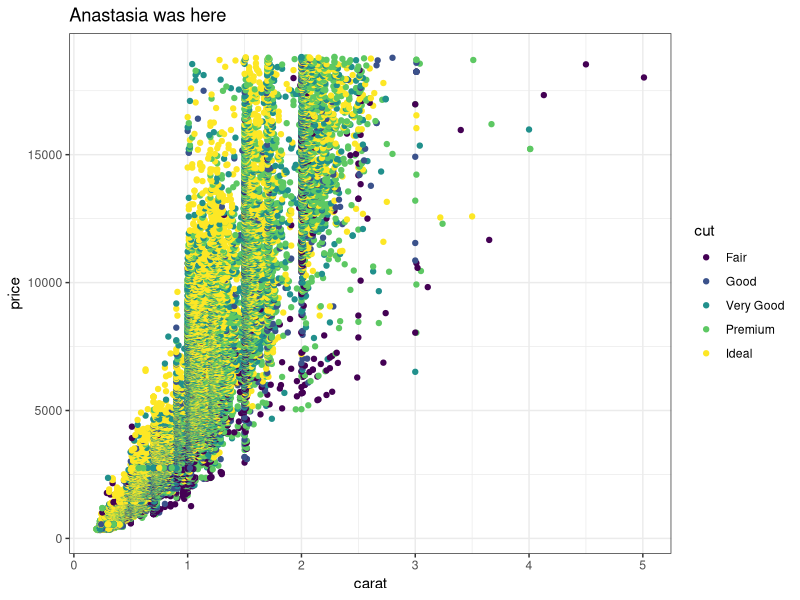
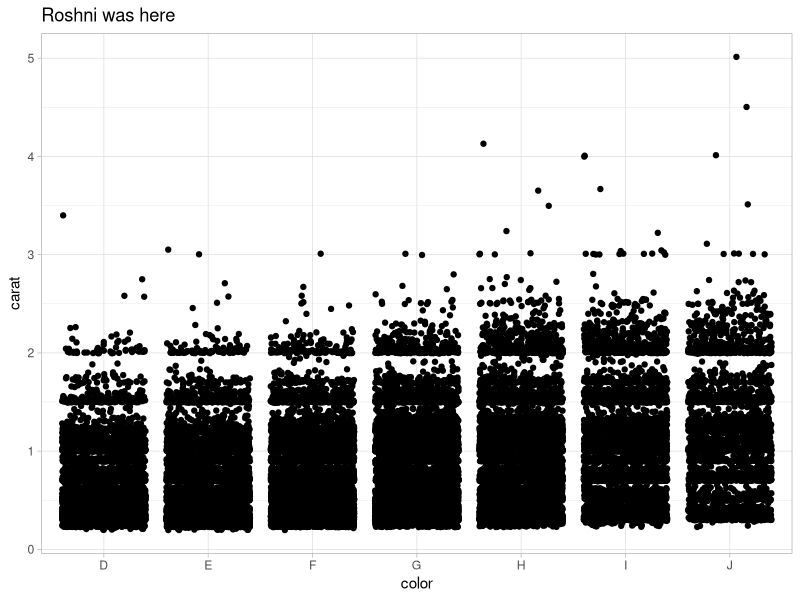
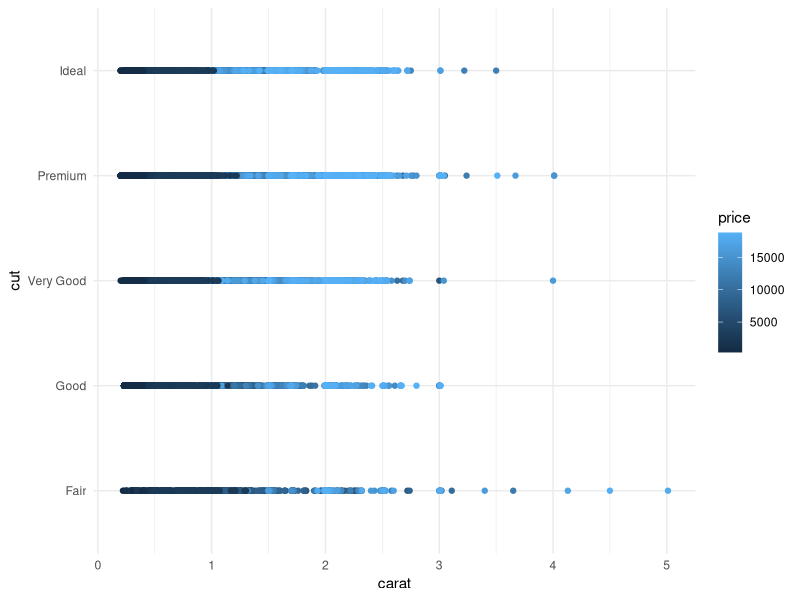

Reproduce these figures in R, in order.
## ---- chunk 1
knitr::opts_chunk$set(echo = TRUE)
library(tidyverse)
## ---- chunk 2
# Partner 1: 
# Run the code below to see the original graph
# Change the code below to make the point color change based on 'cut', and update the theme to theme_bw(). Update the title to include your first name. 

ggplot(data = diamonds, aes(x = carat, y = price, color = cut)) +
  geom_point() +
  theme_bw() +
  labs(title = "Anastasia was here")
## ---- chunk 3
# Partner 2: 
# Run the code below to see the original graph
# Change the code below to make the geom a geom_jitter, and update the theme to theme_light. Update the title to include your first name. 

ggplot(data = diamonds, aes(x = color, y = carat)) +
  geom_jitter() +
  theme_light() +
  labs(title = "Roshni was here")
## ---- chunk 4
ggplot(data = diamonds, aes(x = carat, y = cut, color = price)) +
  geom_point() +
  theme_minimal()
# a SUPER exciting graph :)
## ---- chunk 5

